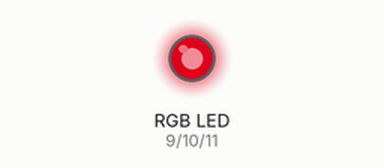
Recording of a sketch running on a simulated Arduino Uno, built with avr-gcc and run on an emulated ATmega328P. Shown: an RGB LED mixed from three pins (HIGH = lit). Dim RGB values are drawn brighter than linear.

Above: at 0.05 s.
At 2.0 s:
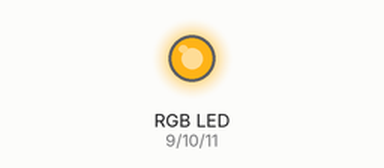
Timing chart, 0 to 4.6 s (numbered marks = the images above):
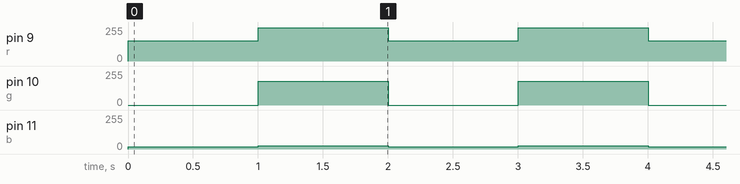

The sketch:

10E_FavColor.ino
```cpp
int r = 9, g = 10, b = 11;

void setColor(int _r, int _g, int _b)
{
  analogWrite(r,_r);
  analogWrite(g,_g);
  analogWrite(b,_b);
}

void setup() {
  // put your setup code here, to run once:
  pinMode(r,OUTPUT);
  pinMode(g,OUTPUT);
  pinMode(b,OUTPUT);
}

void loop() {
  // put your main code here, to run repeatedly:
  setColor(0x99, 0x00, 0x12); // wine red
  delay(1000);
  setColor(0xfb, 0xb1, 0x17); // beer
  delay(1000);
}
```

Measured:
- by itself, pin 9 (r): alternates 251/255 for 1.0 s and 153/255 for 1.0 s
- by itself, pin 10 (g): alternates 177/255 for 1.0 s and 0/255 for 1.0 s
- by itself, pin 11 (b): alternates 23/255 for 1.0 s and 18/255 for 1.0 s
